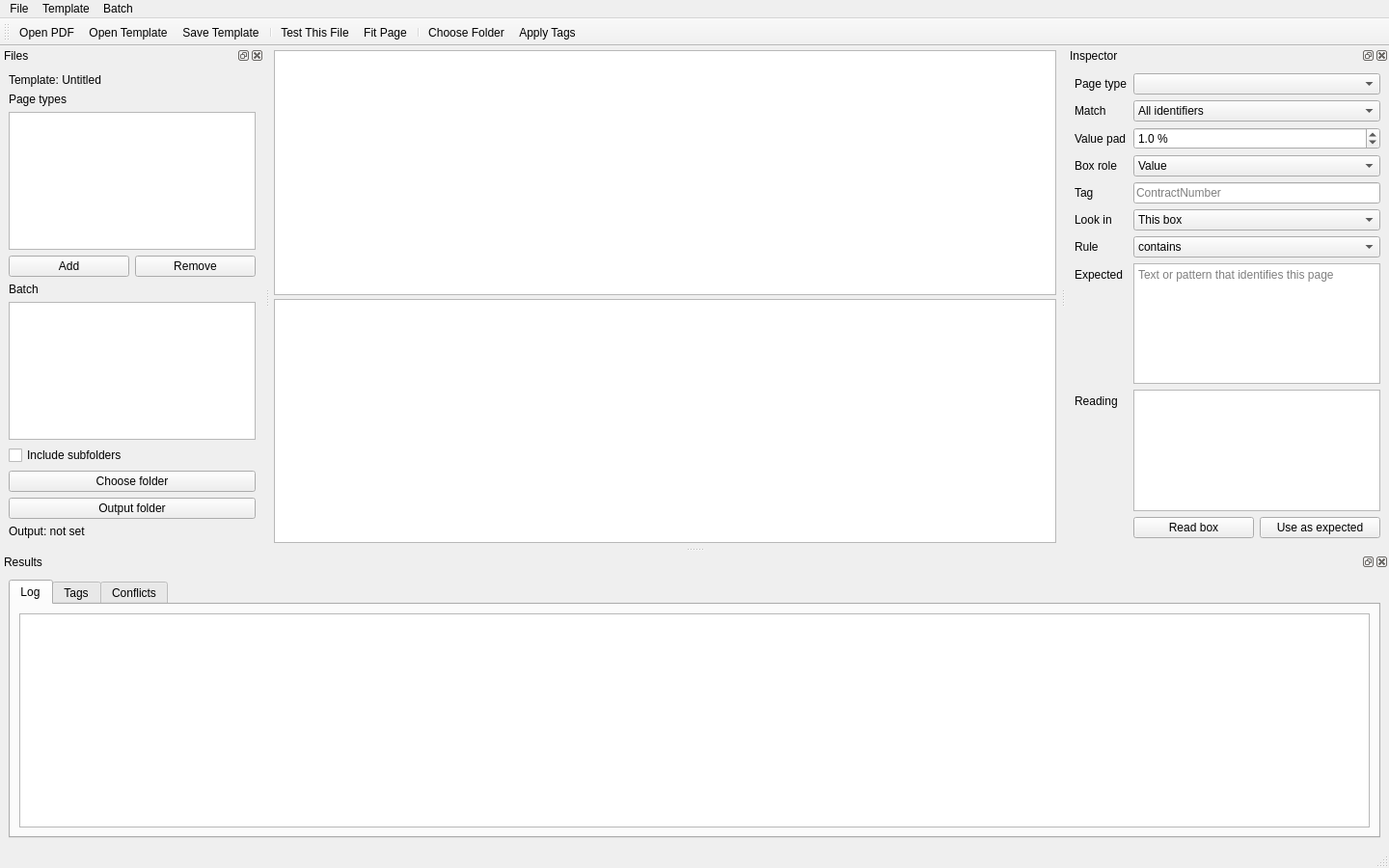
<?xml version="1.0" encoding="UTF-8"?>
<ui version="4.0">
 <class>MainWindow</class>
 <widget class="QMainWindow" name="MainWindow">
  <property name="geometry">
   <rect>
    <x>0</x>
    <y>0</y>
    <width>1440</width>
    <height>900</height>
   </rect>
  </property>
  <property name="windowTitle">
   <string>ZoneTag</string>
  </property>
  <widget class="QWidget" name="centralwidget">
   <layout class="QVBoxLayout" name="centralLayout">
    <property name="spacing">
     <number>4</number>
    </property>
    <property name="leftMargin">
     <number>4</number>
    </property>
    <property name="topMargin">
     <number>4</number>
    </property>
    <property name="rightMargin">
     <number>4</number>
    </property>
    <property name="bottomMargin">
     <number>4</number>
    </property>
    <item>
     <widget class="QGraphicsView" name="pageView"/>
    </item>
    <item>
     <widget class="QListWidget" name="filmstrip">
      <property name="flow">
       <enum>QListView::LeftToRight</enum>
      </property>
      <property name="viewMode">
       <enum>QListView::IconMode</enum>
      </property>
      <property name="resizeMode">
       <enum>QListView::Adjust</enum>
      </property>
      <property name="movement">
       <enum>QListView::Static</enum>
      </property>
      <property name="spacing">
       <number>6</number>
      </property>
      <property name="uniformItemSizes">
       <bool>true</bool>
      </property>
      <property name="minimumHeight">
       <number>96</number>
      </property>
      <property name="maximumHeight">
       <number>120</number>
      </property>
      <property name="iconSize">
       <size>
        <width>68</width>
        <height>86</height>
       </size>
      </property>
     </widget>
    </item>
   </layout>
  </widget>
  <widget class="QMenuBar" name="menubar">
   <property name="geometry">
    <rect>
     <x>0</x>
     <y>0</y>
     <width>1440</width>
     <height>22</height>
    </rect>
   </property>
   <widget class="QMenu" name="menuFile">
    <property name="title">
     <string>File</string>
    </property>
    <addaction name="actionOpen"/>
    <addaction name="separator"/>
    <addaction name="actionOpenTemplate"/>
    <addaction name="actionSaveTemplate"/>
    <addaction name="separator"/>
    <addaction name="actionQuit"/>
   </widget>
   <widget class="QMenu" name="menuTemplate">
    <property name="title">
     <string>Template</string>
    </property>
    <addaction name="actionTest"/>
    <addaction name="actionFit"/>
   </widget>
   <widget class="QMenu" name="menuBatch">
    <property name="title">
     <string>Batch</string>
    </property>
    <addaction name="actionChooseFolder"/>
    <addaction name="actionApply"/>
   </widget>
   <addaction name="menuFile"/>
   <addaction name="menuTemplate"/>
   <addaction name="menuBatch"/>
  </widget>
  <widget class="QStatusBar" name="statusbar"/>
  <widget class="QToolBar" name="toolBar">
   <property name="windowTitle">
    <string>Tools</string>
   </property>
   <attribute name="toolBarArea">
    <enum>TopToolBarArea</enum>
   </attribute>
   <attribute name="toolBarBreak">
    <bool>false</bool>
   </attribute>
   <addaction name="actionOpen"/>
   <addaction name="actionOpenTemplate"/>
   <addaction name="actionSaveTemplate"/>
   <addaction name="separator"/>
   <addaction name="actionTest"/>
   <addaction name="actionFit"/>
   <addaction name="separator"/>
   <addaction name="actionChooseFolder"/>
   <addaction name="actionApply"/>
  </widget>
  <widget class="QDockWidget" name="dockFiles">
   <property name="windowTitle">
    <string>Files</string>
   </property>
   <attribute name="dockWidgetArea">
    <number>1</number>
   </attribute>
   <widget class="QWidget" name="dockFilesContents">
    <layout class="QVBoxLayout" name="filesLayout">
     <item>
      <widget class="QLabel" name="templateLabel">
       <property name="text">
        <string>Template: Untitled</string>
       </property>
       <property name="wordWrap">
        <bool>true</bool>
       </property>
      </widget>
     </item>
     <item>
      <widget class="QLabel" name="pageTypesCaption">
       <property name="text">
        <string>Page types</string>
       </property>
      </widget>
     </item>
     <item>
      <widget class="QListWidget" name="pageTypeList"/>
     </item>
     <item>
      <layout class="QHBoxLayout" name="pageTypeButtons">
       <item>
        <widget class="QPushButton" name="addPageTypeButton">
         <property name="text">
          <string>Add</string>
         </property>
        </widget>
       </item>
       <item>
        <widget class="QPushButton" name="removePageTypeButton">
         <property name="text">
          <string>Remove</string>
         </property>
        </widget>
       </item>
      </layout>
     </item>
     <item>
      <widget class="QLabel" name="batchCaption">
       <property name="text">
        <string>Batch</string>
       </property>
      </widget>
     </item>
     <item>
      <widget class="QTableWidget" name="batchTable">
       <property name="selectionMode">
        <enum>QAbstractItemView::SingleSelection</enum>
       </property>
       <property name="selectionBehavior">
        <enum>QAbstractItemView::SelectRows</enum>
       </property>
       <property name="editTriggers">
        <set>QAbstractItemView::NoEditTriggers</set>
       </property>
      </widget>
     </item>
     <item>
      <widget class="QCheckBox" name="recurseBox">
       <property name="text">
        <string>Include subfolders</string>
       </property>
      </widget>
     </item>
     <item>
      <widget class="QPushButton" name="chooseFolderButton">
       <property name="text">
        <string>Choose folder</string>
       </property>
      </widget>
     </item>
     <item>
      <widget class="QPushButton" name="outputFolderButton">
       <property name="text">
        <string>Output folder</string>
       </property>
      </widget>
     </item>
     <item>
      <widget class="QLabel" name="outputFolderLabel">
       <property name="text">
        <string>Output: not set</string>
       </property>
       <property name="wordWrap">
        <bool>true</bool>
       </property>
      </widget>
     </item>
    </layout>
   </widget>
  </widget>
  <widget class="QDockWidget" name="dockInspector">
   <property name="windowTitle">
    <string>Inspector</string>
   </property>
   <attribute name="dockWidgetArea">
    <number>2</number>
   </attribute>
   <widget class="QWidget" name="dockInspectorContents">
    <layout class="QFormLayout" name="inspectorLayout">
     <item row="0" column="0">
      <widget class="QLabel" name="pageTypeCaption">
       <property name="text">
        <string>Page type</string>
       </property>
      </widget>
     </item>
     <item row="0" column="1">
      <widget class="QComboBox" name="pageTypeCombo"/>
     </item>
     <item row="1" column="0">
      <widget class="QLabel" name="matchCaption">
       <property name="text">
        <string>Match</string>
       </property>
      </widget>
     </item>
     <item row="1" column="1">
      <widget class="QComboBox" name="matchCombo">
       <item>
        <property name="text">
         <string>All identifiers</string>
        </property>
       </item>
       <item>
        <property name="text">
         <string>Any identifier</string>
        </property>
       </item>
      </widget>
     </item>
     <item row="2" column="0">
      <widget class="QLabel" name="padCaption">
       <property name="text">
        <string>Value pad</string>
       </property>
      </widget>
     </item>
     <item row="2" column="1">
      <widget class="QDoubleSpinBox" name="padSpin">
       <property name="suffix">
        <string> %</string>
       </property>
       <property name="decimals">
        <number>1</number>
       </property>
       <property name="maximum">
        <double>10.000000000000000</double>
       </property>
       <property name="singleStep">
        <double>0.500000000000000</double>
       </property>
       <property name="value">
        <double>1.000000000000000</double>
       </property>
      </widget>
     </item>
     <item row="3" column="0">
      <widget class="QLabel" name="roleCaption">
       <property name="text">
        <string>Box role</string>
       </property>
      </widget>
     </item>
     <item row="3" column="1">
      <widget class="QComboBox" name="roleCombo">
       <item>
        <property name="text">
         <string>Value</string>
        </property>
       </item>
       <item>
        <property name="text">
         <string>Identifier</string>
        </property>
       </item>
      </widget>
     </item>
     <item row="4" column="0">
      <widget class="QLabel" name="tagCaption">
       <property name="text">
        <string>Tag</string>
       </property>
      </widget>
     </item>
     <item row="4" column="1">
      <widget class="QLineEdit" name="tagEdit">
       <property name="placeholderText">
        <string>ContractNumber</string>
       </property>
      </widget>
     </item>
     <item row="5" column="0">
      <widget class="QLabel" name="scopeCaption">
       <property name="text">
        <string>Look in</string>
       </property>
      </widget>
     </item>
     <item row="5" column="1">
      <widget class="QComboBox" name="scopeCombo">
       <item>
        <property name="text">
         <string>This box</string>
        </property>
       </item>
       <item>
        <property name="text">
         <string>Whole page</string>
        </property>
       </item>
      </widget>
     </item>
     <item row="6" column="0">
      <widget class="QLabel" name="ruleCaption">
       <property name="text">
        <string>Rule</string>
       </property>
      </widget>
     </item>
     <item row="6" column="1">
      <widget class="QComboBox" name="opCombo">
       <item>
        <property name="text">
         <string>contains</string>
        </property>
       </item>
       <item>
        <property name="text">
         <string>equals</string>
        </property>
       </item>
       <item>
        <property name="text">
         <string>regex</string>
        </property>
       </item>
      </widget>
     </item>
     <item row="7" column="0">
      <widget class="QLabel" name="expectedCaption">
       <property name="text">
        <string>Expected</string>
       </property>
      </widget>
     </item>
     <item row="7" column="1">
      <widget class="QPlainTextEdit" name="expectedEdit">
       <property name="maximumHeight">
        <number>72</number>
       </property>
       <property name="placeholderText">
        <string>Text or pattern that identifies this page</string>
       </property>
      </widget>
     </item>
     <item row="8" column="0">
      <widget class="QLabel" name="readCaption">
       <property name="text">
        <string>Reading</string>
       </property>
      </widget>
     </item>
     <item row="8" column="1">
      <widget class="QPlainTextEdit" name="readEdit">
       <property name="readOnly">
        <bool>true</bool>
       </property>
       <property name="maximumHeight">
        <number>72</number>
       </property>
      </widget>
     </item>
     <item row="9" column="1">
      <layout class="QHBoxLayout" name="readButtons">
       <item>
        <widget class="QPushButton" name="readButton">
         <property name="text">
          <string>Read box</string>
         </property>
        </widget>
       </item>
       <item>
        <widget class="QPushButton" name="useReadingButton">
         <property name="text">
          <string>Use as expected</string>
         </property>
        </widget>
       </item>
      </layout>
     </item>
    </layout>
   </widget>
  </widget>
  <widget class="QDockWidget" name="dockResults">
   <property name="windowTitle">
    <string>Results</string>
   </property>
   <attribute name="dockWidgetArea">
    <number>8</number>
   </attribute>
   <widget class="QWidget" name="dockResultsContents">
    <layout class="QVBoxLayout" name="resultsLayout">
     <item>
      <widget class="QTabWidget" name="resultsTabs">
       <property name="currentIndex">
        <number>0</number>
       </property>
       <widget class="QWidget" name="logTab">
        <attribute name="title">
         <string>Log</string>
        </attribute>
        <layout class="QVBoxLayout" name="logLayout">
         <item>
          <widget class="QPlainTextEdit" name="logView">
           <property name="readOnly">
            <bool>true</bool>
           </property>
          </widget>
         </item>
        </layout>
       </widget>
       <widget class="QWidget" name="tagsTab">
        <attribute name="title">
         <string>Tags</string>
        </attribute>
        <layout class="QVBoxLayout" name="tagsLayout">
         <item>
          <widget class="QTableWidget" name="tagTable">
           <property name="editTriggers">
            <set>QAbstractItemView::NoEditTriggers</set>
           </property>
          </widget>
         </item>
        </layout>
       </widget>
       <widget class="QWidget" name="conflictsTab">
        <attribute name="title">
         <string>Conflicts</string>
        </attribute>
        <layout class="QVBoxLayout" name="conflictsLayout">
         <item>
          <layout class="QHBoxLayout" name="conflictButtons">
           <item>
            <widget class="QPushButton" name="keepAllButton">
             <property name="text">
              <string>Keep all existing</string>
             </property>
            </widget>
           </item>
           <item>
            <widget class="QPushButton" name="overwriteAllButton">
             <property name="text">
              <string>Overwrite all</string>
             </property>
            </widget>
           </item>
           <item>
            <spacer name="conflictSpacer">
             <property name="orientation">
              <enum>Qt::Horizontal</enum>
             </property>
             <property name="sizeHint" stdset="0">
              <size>
               <width>40</width>
               <height>20</height>
              </size>
             </property>
            </spacer>
           </item>
          </layout>
         </item>
         <item>
          <widget class="QTableWidget" name="conflictTable">
           <property name="selectionBehavior">
            <enum>QAbstractItemView::SelectRows</enum>
           </property>
          </widget>
         </item>
        </layout>
       </widget>
      </widget>
     </item>
    </layout>
   </widget>
  </widget>
  <action name="actionOpen">
   <property name="text">
    <string>Open PDF...</string>
   </property>
   <property name="shortcut">
    <string>Ctrl+O</string>
   </property>
  </action>
  <action name="actionOpenTemplate">
   <property name="text">
    <string>Open Template...</string>
   </property>
   <property name="shortcut">
    <string>Ctrl+Shift+O</string>
   </property>
  </action>
  <action name="actionSaveTemplate">
   <property name="text">
    <string>Save Template...</string>
   </property>
   <property name="shortcut">
    <string>Ctrl+S</string>
   </property>
  </action>
  <action name="actionQuit">
   <property name="text">
    <string>Quit</string>
   </property>
   <property name="shortcut">
    <string>Ctrl+Q</string>
   </property>
  </action>
  <action name="actionTest">
   <property name="text">
    <string>Test This File</string>
   </property>
   <property name="shortcut">
    <string>F5</string>
   </property>
  </action>
  <action name="actionFit">
   <property name="text">
    <string>Fit Page</string>
   </property>
   <property name="shortcut">
    <string>Ctrl+0</string>
   </property>
  </action>
  <action name="actionChooseFolder">
   <property name="text">
    <string>Choose Folder...</string>
   </property>
  </action>
  <action name="actionApply">
   <property name="text">
    <string>Apply Tags</string>
   </property>
   <property name="shortcut">
    <string>Ctrl+Return</string>
   </property>
  </action>
 </widget>
 <resources/>
 <connections/>
</ui>
